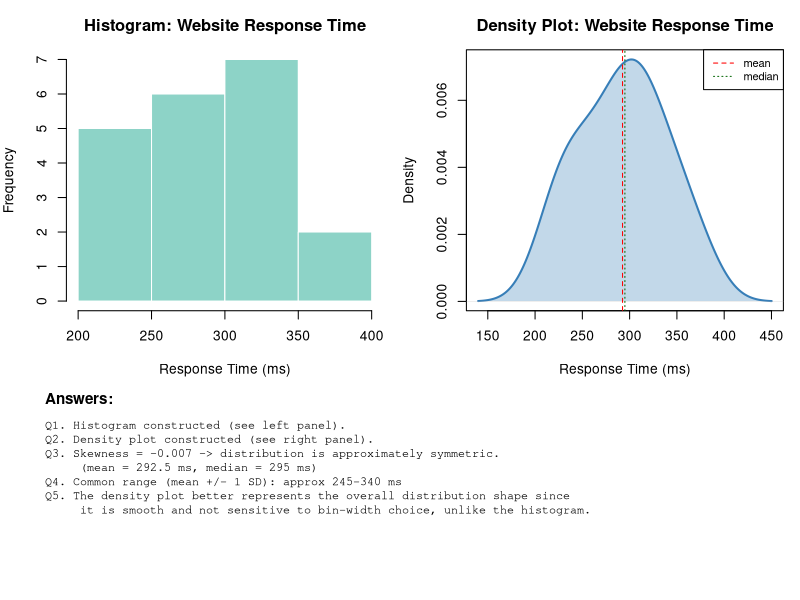

This chart was generated by the following R code:
# Activity 3: Histogram & Density Plot - Website Response Time

x <- c(210,225,230,240,250,260,270,280,285,290,300,305,310,315,320,330,340,350,360,380)

# skewness (Fisher-Pearson coefficient, sample)
skewness <- function(v) {
  n <- length(v)
  m <- mean(v)
  s <- sd(v)
  (sum((v - m)^3) / n) / (s^3)
}
skew_val <- round(skewness(x), 3)
skew_desc <- if (skew_val > 0.1) "right (positively) skewed" else if (skew_val < -0.1) "left (negatively) skewed" else "approximately symmetric"

mean_x <- round(mean(x), 1)
median_x <- round(median(x), 1)
sd_x <- round(sd(x), 1)
common_low <- round(mean_x - sd_x)
common_high <- round(mean_x + sd_x)

answers <- c(
  "Q1. Histogram constructed (see left panel).",
  "Q2. Density plot constructed (see right panel).",
  paste0("Q3. Skewness = ", skew_val, " -> distribution is ", skew_desc, "."),
  paste0("     (mean = ", mean_x, " ms, median = ", median_x, " ms)"),
  paste0("Q4. Common range (mean +/- 1 SD): approx ", common_low, "-", common_high, " ms"),
  "Q5. The density plot better represents the overall distribution shape since",
  "     it is smooth and not sensitive to bin-width choice, unlike the histogram."
)

png("activity3_histogram_density.png", width = 1200, height = 1300, res = 130)
layout(matrix(c(1,2,3,3), nrow = 2, byrow = TRUE), heights = c(2.2, 1.3))

par(mar = c(4, 4, 3, 1))
hist(x, breaks = 6, col = "#8dd3c7", border = "white",
     main = "Histogram: Website Response Time", xlab = "Response Time (ms)")

par(mar = c(4, 4, 3, 1))
d <- density(x)
plot(d, main = "Density Plot: Website Response Time", xlab = "Response Time (ms)",
     col = "#377eb8", lwd = 2)
polygon(d, col = adjustcolor("#377eb8", alpha.f = 0.3), border = NA)
abline(v = mean_x, col = "red", lty = 2)
abline(v = median_x, col = "darkgreen", lty = 3)
legend("topright", legend = c("mean", "median"), col = c("red", "darkgreen"), lty = c(2,3), cex = 0.8)

par(mar = c(0.5, 1, 0.5, 1))
plot.new()
text(0, 1, "Answers:", adj = c(0, 1), font = 2, cex = 1.1)
text(0, 0.85, paste(answers, collapse = "\n"), adj = c(0, 1), cex = 0.85, family = "mono")
dev.off()
cat("done\n")
